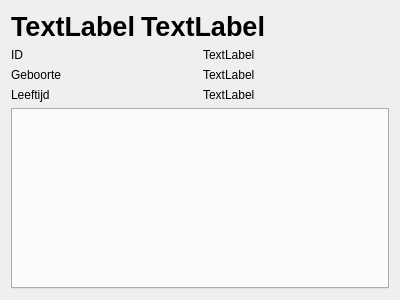
<?xml version="1.0" encoding="UTF-8"?>
<ui version="4.0">
 <class>PersonDetailView</class>
 <widget class="QFrame" name="PersonDetailView">
  <property name="geometry">
   <rect>
    <x>0</x>
    <y>0</y>
    <width>400</width>
    <height>300</height>
   </rect>
  </property>
  <property name="windowTitle">
   <string>Frame</string>
  </property>
  <layout class="QVBoxLayout" name="verticalLayout">
   <item>
    <layout class="QHBoxLayout" name="horizontalLayout">
     <item>
      <widget class="QLabel" name="displayName">
       <property name="font">
        <font>
         <pointsize>20</pointsize>
         <bold>true</bold>
        </font>
       </property>
       <property name="text">
        <string>TextLabel</string>
       </property>
      </widget>
     </item>
     <item>
      <widget class="QLabel" name="sexIcon">
       <property name="font">
        <font>
         <pointsize>20</pointsize>
         <bold>true</bold>
        </font>
       </property>
       <property name="text">
        <string>TextLabel</string>
       </property>
      </widget>
     </item>
     <item>
      <spacer name="horizontalSpacer">
       <property name="orientation">
        <enum>Qt::Orientation::Horizontal</enum>
       </property>
       <property name="sizeHint" stdset="0">
        <size>
         <width>40</width>
         <height>20</height>
        </size>
       </property>
      </spacer>
     </item>
    </layout>
   </item>
   <item>
    <layout class="QGridLayout" name="gridLayout">
     <item row="1" column="0">
      <widget class="QLabel" name="birthLabel">
       <property name="text">
        <string>Geboorte</string>
       </property>
      </widget>
     </item>
     <item row="1" column="1">
      <widget class="QLabel" name="birth">
       <property name="text">
        <string>TextLabel</string>
       </property>
      </widget>
     </item>
     <item row="0" column="0">
      <widget class="QLabel" name="idLabel">
       <property name="text">
        <string>ID</string>
       </property>
      </widget>
     </item>
     <item row="0" column="1">
      <widget class="QLabel" name="id">
       <property name="text">
        <string>TextLabel</string>
       </property>
      </widget>
     </item>
     <item row="2" column="0">
      <widget class="QLabel" name="deathLabel">
       <property name="text">
        <string>Leeftijd</string>
       </property>
      </widget>
     </item>
     <item row="2" column="1">
      <widget class="QLabel" name="death">
       <property name="text">
        <string>TextLabel</string>
       </property>
      </widget>
     </item>
    </layout>
   </item>
   <item>
    <widget class="QTabWidget" name="tabWidget">
     <property name="currentIndex">
      <number>-1</number>
     </property>
    </widget>
   </item>
  </layout>
 </widget>
 <resources/>
 <connections/>
</ui>
